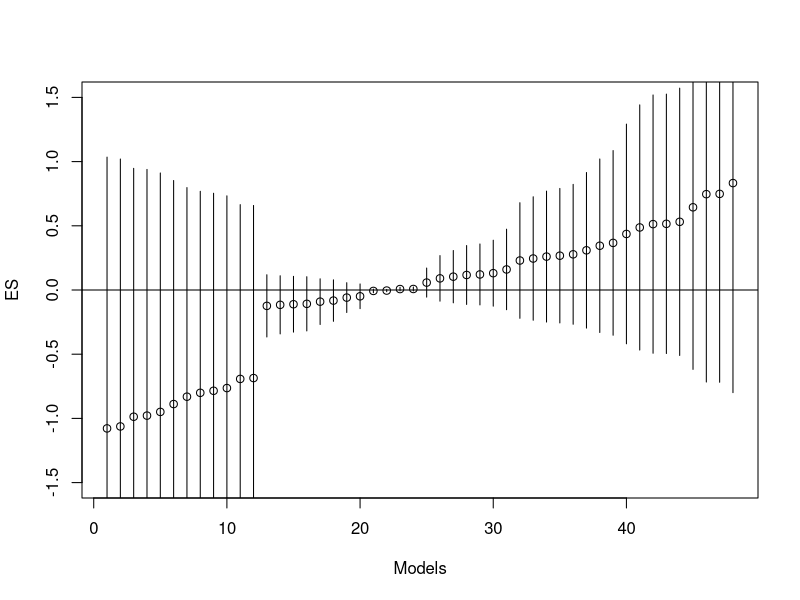

Generate this figure with R:
## ---- chunk 1
n.pers = 14
## ---- chunk 2
library(tidyverse)
#download.file("https://ndownloader.figshare.com/files/10553269",
#              "raw_data.csv")
setwd("~/Desktop/sandbox/AIR2018/3-dynamicdocs")

df <- read_csv(file = "UG_anchoring/rawdata/raw_data.csv")
# create treatment var

df <- df %>% mutate("treatment" = 
                      ifelse(`ID number` >= 960 & `ID number` <= 1000,1,NA)) %>% 
  mutate("treatment" = replace(treatment, `ID number` >= 10 & `ID number` <= 50, 0) )
# create a treatment var that treats out of range values as indicators of how the number
# was read, and defines treatment for any value above 500, and control otherwise
df <- df %>% mutate("treatment_generous" = 
                      ifelse(`ID number` >= 500,1,0))

#with(df, table(treatment, treatment_generous, useNA = "ifany"))

# 2 x (6+1) x 3 
# two def of treatment
# with and without covs
# Six combinations of controls
# Define outcome
# Three sensible ways to define outcome:
# (1) answer to Q1 in levels, (2) answer to Q2 en levels, 
# (3) average of Q1 and Q2 as fractions

df <- df %>% mutate("outcome_1" = `Dollar value to question #1`,
                    "outcome_2" = `Dollar value to question #2`) %>%
  rowwise() %>%
             mutate("outcome_3" = mean(c(outcome_1 / 1000, outcome_2 / 10),
                            na.rm = TRUE))
# handle missing and outliers
# 1 -  Values out of range: 
# Outcome and treatment variables: if close to plausible, then top code (<20% off). 
df <- df %>% mutate("treatment" = 
                      replace(treatment, 
                              `ID number` >= 0.8*950 & `ID number` <= 1.2*1000, 1), 
                    "treatment" = 
                      replace(treatment, 
                              `ID number` >= 0.8*10 & `ID number` <= 1.2*50, 0) , 
                    "outcome_1" = 
                      replace(outcome_1, 
                              outcome_1 > 1000 & outcome_1 <= 1.2*1000, 1000),
                    "outcome_2" = 
                      replace(outcome_2, 
                              outcome_2 > 10 & outcome_2 <= 1.2*10, 10),
                    "outcome_3" = 
                      replace(outcome_3, 
                              outcome_3 > 1 & outcome_3 <= 1.2*1, 1)
                    )
df$Experience = df$`Years of working experience`


df <- df %>% mutate("treatment" = 
                      replace(treatment, 
                              `ID number` >= 0.8*950 & `ID number` <= 1.2*1000, 1), 
                    "treatment" = 
                      replace(treatment, 
                              `ID number` >= 0.8*10 & `ID number` <= 1.2*50, 0) , 
                    "outcome_1" = 
                      replace(outcome_1, 
                              outcome_1 > 1000 & outcome_1 <= 1.2*1000, 1000),
                    "outcome_2" = 
                      replace(outcome_2, 
                              outcome_2 > 10 & outcome_2 <= 600, 10),
                    "outcome_3" = 
                      replace(outcome_3, 
                              outcome_3 > 1 & outcome_3 <= 40, 1)
                    )

#"Years of working experience"
#library(lubridate)
# Will exclude any observation that responded before begining the seminar, or after. 
#seminar_begins <- Sys.time()
#mdy_hms(df$Timestamp) - seminar_begins
# Missing values will be coded as NA
# Missing in either outcome or treatment var -> excluded variable
# Missing in covariates will be exlcuded of their corresponging analysis but keep for unconditional analysis. 
library(combinat)


match_variables <- c("Education", "Experience", "Gender")
combos <- sapply( seq(3), function(i) {
  as.list(as.data.frame(combn( x=match_variables, m=i ) ) )
})
forms <- unlist(combos,recursive=FALSE)
forms <- c("1", sapply( forms, function(x) paste(x,collapse="+")) )


results <- data.frame(coef = rep(NA, 48), 
           sd = rep(NA, 48), 
           model = as.character(rep("NA", 48)), stringsAsFactors=FALSE)

k <- 0

for (xvars in forms) {
  for (j in c("treatment", "treatment_generous")) {
    for (i in c("outcome_1","outcome_2","outcome_3" )) {
      model <- lm(paste(i, paste(j, xvars, sep = "+"), sep = "~"), data=df)
      k <- k + 1
      results[k,1:2] <- summary(model)$coefficients[2, 1:2]
      results[k,3] <- eval(model$call[[2]])
    } 
  }
}

results <- results[order(results[,1]/results[1:48,2]),]
ES <- results[1:48,1]/results[1:48,2]
plot(1:48, ES, ylim = c(-1.5,1.5), xlab = "Models")
abline(h = 0)
segments(1:48, ES - 1.96*ES, 1:48, ES + 1.96* ES)
## ---- chunk 3
birthday.prob = function(n.pers, n.sims) {
  # simulate birthdays
  birthdays = matrix(round(runif(n.pers * n.sims, 
                                 1, 365)), 
                      nrow = n.sims, ncol = n.pers)
  # for each room (row) get unique birthdays
  unique.birthdays = apply(birthdays, 1, 
                           function(x) 
                             length(unique(x)) )
  # Indicator with 1 if all are unique birthdays
  all.different = 1 * (unique.birthdays==n.pers)
  # Compute average time all have different birthdays 
  result = 1 - mean(all.different)
return(result)
}
n.pers.param = 31; n.sims.param = 1e4
birthday.prob(n.pers.param,n.sims.param)
